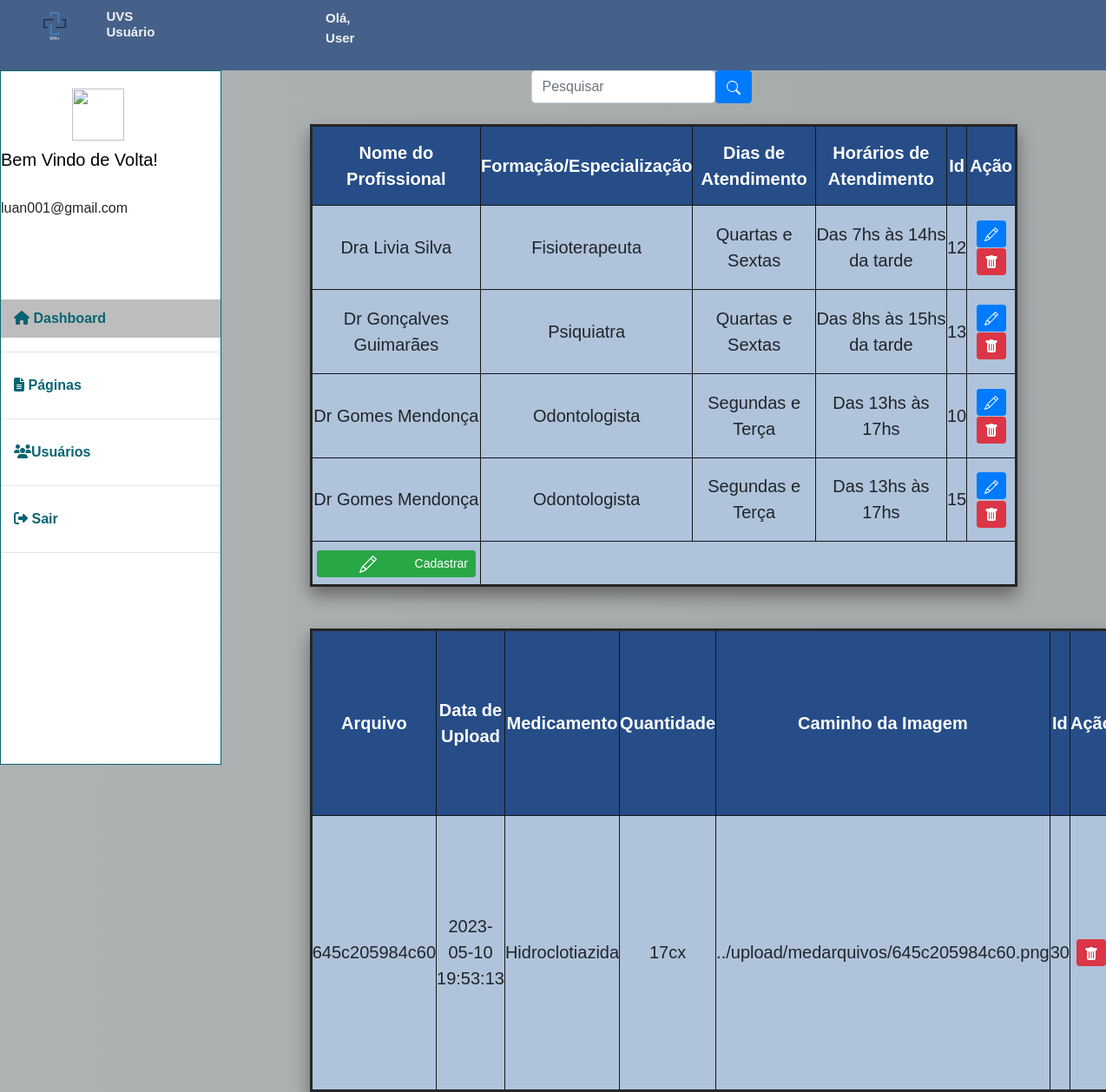
/admin_pages/tabelas.php (signed in), run on the app's committed database.
### tables this page shows
CREATE TABLE `tbmedicos` (
  `profissional` varchar(100) NOT NULL,
  `formacao` varchar(100) NOT NULL,
  `dias` varchar(100) NOT NULL,
  `horarios` varchar(100) NOT NULL,
  `Id` int(11) NOT NULL
);

CREATE TABLE `tbmedicamentos` (
  `ID` int(11) NOT NULL,
  `arquivo` varchar(255) NOT NULL,
  `data_upload` datetime NOT NULL,
  `nome` varchar(100) DEFAULT NULL,
  `quant` varchar(100) DEFAULT NULL,
  `caminho` varchar(100) DEFAULT NULL
);

### PHP/logado.php (called while the page is built, shortened)
<?php
if(isset($_SESSION['email']) && isset($_SESSION['senha'])){
    $logado = $_SESSION['email'];
  }
?>

### admin_pages/tabelas.php (the view, shortened to what this page needs)
<?php
  include_once('../banco/dbconnect.php');
  if(!empty($_GET['search']))
{
  $data = $_GET['search'];
  $data_1 = $_GET['search'];
  $sql = "SELECT * FROM tbmedicamentos WHERE  id LIKE '%$data%' or arquivo LIKE '%$data%' or  data_upload LIKE '%$data%' or nome LIKE '%$data%' or quant LIKE '%$data%' or caminho LIKE '%$data%' ORDER BY arquivo DESC";
  $sql2 = "SELECT * FROM tbmedicos WHERE Id LIKE '%$data_1%' or profissional LIKE '%$data_1%' or formacao LIKE '%$data_1%'  or dias LIKE '%$data_1%' or horarios LIKE '%$data_1%'  ORDER BY profissional DESC";
}
else
{
  $sql = "SELECT * FROM tbmedicamentos ORDER BY arquivo DESC";
  $sql2 = "SELECT * FROM tbmedicos ORDER BY profissional DESC";
}
$result = $conexao -> query($sql);
$result2 = $conexao -> query($sql2);
  ?>
<!DOCTYPE html>
<html lang="pt-br">
<head>
    <link rel="stylesheet" href="https://stackpath.bootstrapcdn.com/bootstrap/4.1.3/css/bootstrap.min.css">
    <link rel="stylesheet" href="../CSS/admin.css">
    <link rel="stylesheet" href="../CSS/conta.css">
    <link rel="stylesheet" href="../dist/ui/trumbowyg.min.css">
</head>
<body>
<header>
        <div class="info-cabecalho">
                <img class="logo"src="../IMAGENS/UVS +.svg" alt="uvs logo">
                <h5>UVS Usuário</h5>
                <p>Olá, User</p>
        </div>
    </header>
    <section class="main">
        <div class="sidebar">
            <div class="perfil-adm">
            <div class="image-perfil">
                <form action="">
                    <a class="image-perfil" href="user_admin.php">
                    <img src=<?php ?> name="perfiluser" style="width: 60px; height: 60px">
                    </a>
                </form>
            <h4>Bem Vindo de Volta!</h4>
           <p><?php include "../PHP/logado.php";
                echo "<br>" . $logado; if($user != ""){
                }?></p>
              </div>
           </div>
           <br>
            <a class="nome-colorido" href="administrador.php"> <i class="fa-solid fa-house" style="color: #076470;"></i> Dashboard</a>
                <hr>
            <a href="paginas.php"> <i class="fa-sharp fa-solid fa-file-lines" style="color: #076470;"></i> Páginas </a>
                <hr>
            <a href="usuarios.php"> <i class="fa-solid fa-users" style="color: #076470;"></i>Usuários</a>
                <hr>
            <a href="../pages/sair.php"> <i class="fa-solid fa-right-from-bracket" style="color: #076470;"></i> Sair</a>
            <hr>
        </div>
       <div class="principal">
        <div class="box-search">
            <input type="search2" placeholder="Pesquisar" class="form-control"  id="pesquisar">
            <button class= "btn btn-primary" onclick="Apresentar()">
            </button>
        </div>
<br>
<table class="tabela">
      <th class="tdDark">Nome do Profissional</th>
      <th class="tdDark">Formação/Especialização</th>
      <th class="tdDark">Dias de Atendimento</th>
      <th class="tdDark">Horários de Atendimento</th>
      <th class="tdDark">Id</th>
      <th class="tdDark">Ação</th>
       <?php
  while($user = mysqli_fetch_assoc($result2)) {
    echo "<tr>";
    echo "<td>".$user['profissional']."</td>";
    echo "<td>".$user['formacao']."</td>";
    echo "<td>".$user['dias']."</td>";
    echo "<td>".$user['horarios']."</td>";
    echo "<td>".$user['Id']."</td>";
    echo "<td>
            <a class='btn btn-sm btn-primary' href='../PHP/edit2.php?id=$user[Id]' title='Editar'>
            <svg xmlns='http://www.w3.org/2000/svg' width='16' height='16' fill='currentColor' class='bi bi-pencil' viewBox='0 0 16 16'>
                <path d='M12.146.146a.5.5 0 0 1 .708 0l3 3a.5.5 0 0 1 0 .708l-10 10a.5.5 0 0 1-.168.11l-5 2a.5.5 0 0 1-.65-.65l2-5a.5.5 0 0 1 .11-.168l10-10zM11.207 2.5 13.5 4.793 14.793 3.5 12.5 1.207 11.207 2.5zm1.586 3L10.5 3.207 4 9.707V10h.5a.5.5 0 0 1 .5.5v.5h.5a.5.5 0 0 1 .5.5v.5h.293l6.5-6.5zm-9.761 5.175-.106.106-1.528 3.821 3.821-1.528.106-.106A.5.5 0 0 1 5 12.5V12h-.5a.5.5 0 0 1-.5-.5V11h-.5a.5.5 0 0 1-.468-.325z'/>
            </svg>
            </a>
            <a  class='btn btn-sm btn-danger' href='../PHP/alterar.php?Id=$user[Id]' title='Deletar'>
                <svg xmlns='http://www.w3.org/2000/svg' width='16' height='16' fill='currentColor' class='bi bi-trash-fill' viewBox='0 0 16 16'>
                    <path d='M2.5 1a1 1 0 0 0-1 1v1a1 1 0 0 0 1 1H3v9a2 2 0 0 0 2 2h6a2 2 0 0 0 2-2V4h.5a1 1 0 0 0 1-1V2a1 1 0 0 0-1-1H10a1 1 0 0 0-1-1H7a1 1 0 0 0-1 1H2.5zm3 4a.5.5 0 0 1 .5.5v7a.5.5 0 0 1-1 0v-7a.5.5 0 0 1 .5-.5zM8 5a.5.5 0 0 1 .5.5v7a.5.5 0 0 1-1 0v-7A.5.5 0 0 1 8 5zm3 .5v7a.5.5 0 0 1-1 0v-7a.5.5 0 0 1 1 0z'/>
                </svg>
            </a>
            </td>";
        echo "</tr>";
       }
         ?>
          <th id="cad">
            <a  class='btn btn-sm btn-success'  href='../pages/cadmed.php' title='Cadastrar'>
                  Cadastrar
                 </a>
             </th>
</table>
<br><br>
<table class="tabela">
     <th class="tdDark">Arquivo</th>
     <th class="tdDark">Data de Upload</th>
     <th class="tdDark">Medicamento</th>
     <th class="tdDark">Quantidade</th>
     <th class="tdDark">Caminho da Imagem</th>
     <th class="tdDark">Id</th>
     <th class="tdDark">Ação</th>
     <?php
     while($user = mysqli_fetch_assoc($result)) {
      echo "<tr>";
      echo "<td>".$user['arquivo']."</td>";
      echo "<td>".$user['data_upload']."</td>";
      echo "<td>".$user['nome']."</td>";
      echo "<td>".$user['quant']."</td>";
      echo "<td>".$user['caminho']."</td>";
      echo "<td>".$user['ID']."</td>";
      echo "<td>
                <a  class='btn btn-sm btn-danger' href='../PHP/alterar.php?ID=$user[ID]' title='Deletar'>
                <svg xmlns='http://www.w3.org/2000/svg' width='16' height='16' fill='currentColor' class='bi bi-trash-fill' viewBox='0 0 16 16'>
                    <path d='M2.5 1a1 1 0 0 0-1 1v1a1 1 0 0 0 1 1H3v9a2 2 0 0 0 2 2h6a2 2 0 0 0 2-2V4h.5a1 1 0 0 0 1-1V2a1 1 0 0 0-1-1H10a1 1 0 0 0-1-1H7a1 1 0 0 0-1 1H2.5zm3 4a.5.5 0 0 1 .5.5v7a.5.5 0 0 1-1 0v-7a.5.5 0 0 1 .5-.5zM8 5a.5.5 0 0 1 .5.5v7a.5.5 0 0 1-1 0v-7A.5.5 0 0 1 8 5zm3 .5v7a.5.5 0 0 1-1 0v-7a.5.5 0 0 1 1 0z'/>
                </svg>
                </a>
                </td>";
     }
     ?>
</table>
</div>
</body>
</html>

### CSS/admin.css (style rules this page uses)
* { margin: 0; padding: 0; }
html, body { font-family: Arial, Helvetica, sans-serif; width: 100vw; height: 100%; }
header { display: flex; padding: 10px 2%; justify-content: space-between; background-color: #466189; }
.info-cabecalho { display: flex; }
.info-cabecalho h5 { font-weight: bold; color: #f1f1f1; margin-left: 20%; font-size: 15px }
.info-cabecalho p { font-weight: bold; color: #f1f1f1; margin-left: 100%; font-size: 15px }
.perfil-adm { height: 30%; }
.image-perfil img { margin-top: 10px; margin-left: 30%; justify-content: center; }
.logo { width: 40px; height: 40px; margin-left: 9%; }
.main { display: flex; flex-wrap: wrap; height: 100%; }
.sidebar { width: 20%; background-color: rgb(255, 255, 255); height: 100%; border: 1px solid rgb(7, 100, 112); }
.sidebar a { text-decoration: none; display: block; padding: 10px 15px; color: rgb(7, 100, 112); font-weight: bold; font-family: Arial, Helvetica, sans-serif; }
.nome-colorido { background-color: rgb(189, 189, 189); color: #222; font-weight: bold; }
.principal { width: 80%; }

### CSS/conta.css (style rules this page uses)
body { width:100%; min-height: 100vh; background-attachment: fixed; background: rgb(153, 157, 158); background: linear-gradient(90deg, rgb(173, 178, 179) 5%, rgb(166, 171, 172) 75%); }
h4 { Font-size: 20px; color: black; }
.box-search { margin-left: 35%; width: 25%; gap:.1%; display: flex; }
.tabela { background-color: #AFC3DB; margin-left: 10%; text-align: center; border: solid rgb(37, 37, 37); width: 80%; box-shadow:0px 10px 20px #676565; border-radius: 2px; cursor: pointer; border-collapse:collapse ; font-size: 20px; height: 400pt; }
.tdDark { background-color: #264d88; color: white; }
td { border:solid rgb(22, 22, 22) 1px; }
th { border:solid rgb(22, 22, 22) 1px; }
#cad { margin-left: 0%; width:'100'; height:'20'; }

### data on the page
tbmedicos: profissional "Dra Livia Silva", formacao "Fisioterapeuta", dias "Quartas e Sextas", horarios "Das 7hs às 14hs da tarde", Id "12"
tbmedicos: profissional "Dr Gonçalves Guimarães", formacao "Psiquiatra", dias "Quartas e Sextas", horarios "Das 8hs às 15hs da tarde", Id "13"
tbmedicos: profissional "Dr Gomes Mendonça", formacao "Odontologista", dias "Segundas e Terça", horarios "Das 13hs às 17hs", Id "10"
tbmedicos: profissional "Dr Gomes Mendonça", formacao "Odontologista", dias "Segundas e Terça", horarios "Das 13hs às 17hs", Id "15"
tbmedicamentos: arquivo "645c205984c60", data_upload "2023-05-10 19:53:13", nome "Hidroclotiazida", quant "17cx", caminho "../upload/medarquivos/645c205984c60.png", ID "30"

### other printed values
$logado "luan001@gmail.com"
